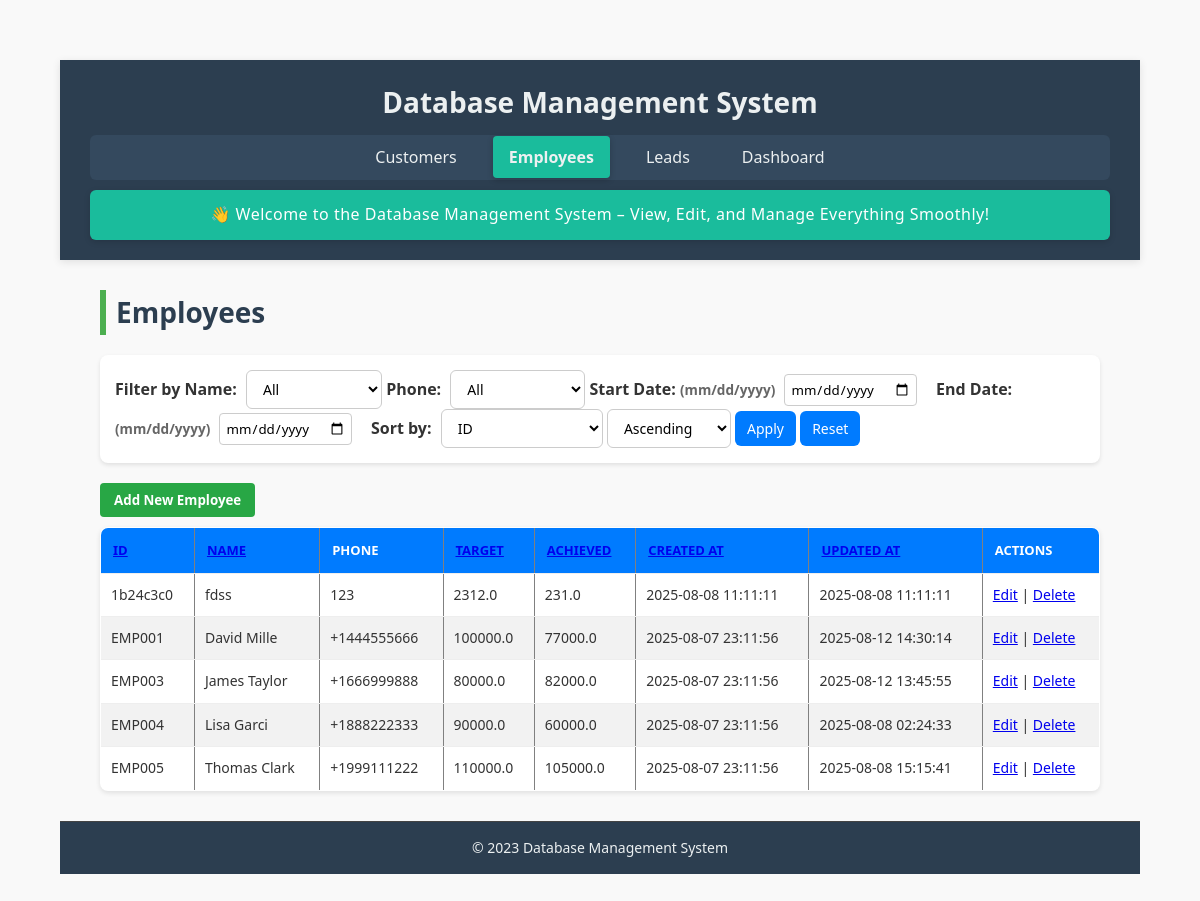
Page /employees on the earlier database version.
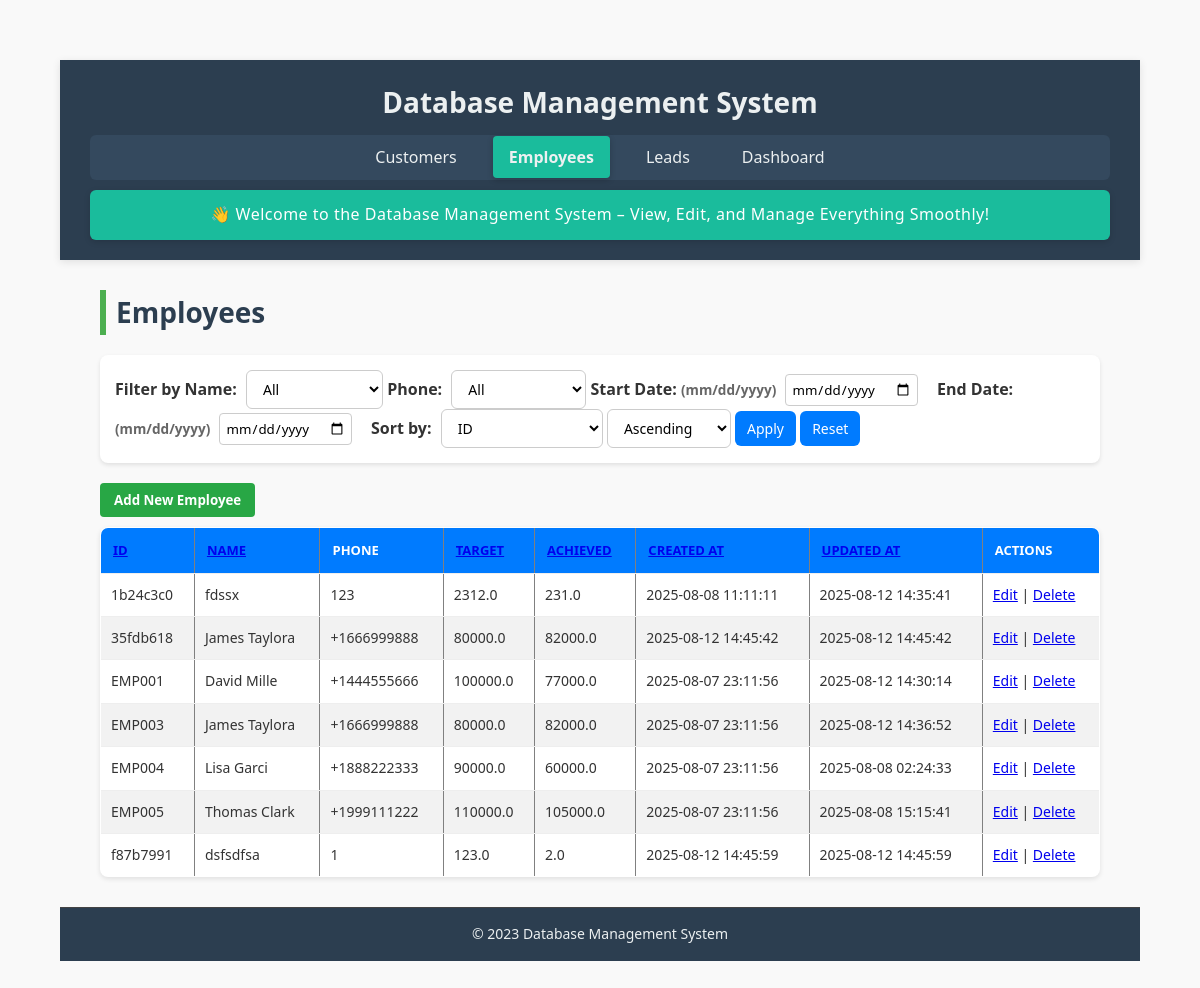
Same page on the later database version.
### tables this page shows
CREATE TABLE employees (
    empId TEXT PRIMARY KEY,
    empName TEXT NOT NULL,
    phoneNo TEXT,
    targetAmount REAL NOT NULL CHECK (targetAmount >= 0),
    achievedAmount REAL NOT NULL CHECK (achievedAmount >= 0),
    createdAt TEXT DEFAULT CURRENT_TIMESTAMP,
    updatedAt TEXT DEFAULT CURRENT_TIMESTAMP
);

### app.py (the view)
@app.route('/employees')
def employees():
    filters = {
        'empName': request.args.get('empName', ''),
        'phoneNo': request.args.get('phoneNo', ''),
        'start_date': request.args.get('start_date', ''),
        'end_date': request.args.get('end_date', '')
    }
    sort_by = request.args.get('sort_by', 'empId')
    sort_order = request.args.get('sort_order', 'asc')
    query = "SELECT * FROM employees WHERE 1=1"
    params = []
    for col in ['empName', 'phoneNo']:
        val = filters[col]
        if val:
            query += f" AND {col} = ?"
            params.append(val)
    if filters['start_date']:
        query += " AND DATE(createdAt) >= ?"
        params.append(filters['start_date'])
    if filters['end_date']:
        query += " AND DATE(createdAt) <= ?"
        params.append(filters['end_date'])
    query += f" ORDER BY {sort_by} {sort_order.upper()}"
    with closing(get_db_connection()) as conn:
        with closing(conn.cursor()) as cursor:
            cursor.execute(query, params)
            employees = cursor.fetchall()
            column_values = {
                'empName': [row['empName'] for row in conn.execute("SELECT DISTINCT empName FROM employees")],
                'phoneNo': [row['phoneNo'] for row in conn.execute("SELECT DISTINCT phoneNo FROM employees")]
            }
    return render_template('employees.html',
                         employees=employees,
                         filters=filters,
                         sort_by=sort_by,
                         sort_order=sort_order,
                         column_values=column_values)

### app.py (called while the page is built)
def get_db_connection():
    conn = sqlite3.connect(DATABASE, timeout=10)
    conn.row_factory = sqlite3.Row
    conn.execute("PRAGMA journal_mode=WAL")
    return conn

### templates/employees.html (shortened to what this page needs)
{% extends "base.html" %}
{% block content %}
<h2>Employees</h2>
<form method="get" action="{{ url_for('employees') }}">
    <div>
        <label>Filter by Name:</label>
        <select name="empName">
            <option value="">All</option>
        </select>
        <label>Phone:</label>
        <select name="phoneNo">
            <option value="">All</option>
        </select>
        <label style="margin-right: 5px; font-weight: bold;">
            Start Date:
            <span style="font-size: 0.85em; color: #666;">(mm/dd/yyyy)</span>
        </label>
        <input type="date" name="start_date" value="{{ filters.start_date }}"
            style="padding: 5px; margin-right: 15px; border-radius: 4px; border: 1px solid #ccc;">
        <label style="margin-right: 5px; font-weight: bold;">
            End Date:
            <span style="font-size: 0.85em; color: #666;">(mm/dd/yyyy)</span>
        </label>
        <input type="date" name="end_date" value="{{ filters.end_date }}"
            style="padding: 5px; margin-right: 15px; border-radius: 4px; border: 1px solid #ccc;">
        <label>Sort by:</label>
        <select name="sort_by">
            <option value="empId" {% if sort_by=='empId' %}selected{% endif %}>ID</option>
        </select>
        <select name="sort_order">
            <option value="asc" {% if sort_order=='asc' %}selected{% endif %}>Ascending</option>
        </select>
        <button type="submit">Apply</button>
        <a href="{{ url_for('employees') }}"><button type="button">Reset</button></a>
    </div>
</form>
<div style="margin: 10px 0;">
    <a href="{{ url_for('add_employee') }}">
        <button type="button"
            style="background-color: #28a745; color: white; padding: 8px 14px; border: none; border-radius: 4px; cursor: pointer; font-weight: bold;"
            onmouseover="this.style.backgroundColor='#218838'" onmouseout="this.style.backgroundColor='#28a745'">
            Add New Employee
        </button>
    </a>
</div>
<table border="1">
    <thead>
        <tr>
            <th>
                <a
                    href="{{ url_for('employees') }}?empName={{ filters.empName }}&phoneNo={{ filters.phoneNo }}&start_date={{ filters.start_date }}&end_date={{ filters.end_date }}&sort_by=empId&sort_order={{ 'asc' if sort_order == 'desc' else 'desc' }}">ID</a>
            </th>
            <th>
                <a
                    href="{{ url_for('employees') }}?empName={{ filters.empName }}&phoneNo={{ filters.phoneNo }}&start_date={{ filters.start_date }}&end_date={{ filters.end_date }}&sort_by=empName&sort_order={{ 'asc' if sort_order == 'desc' else 'desc' }}">Name</a>
            </th>
            <th>Phone</th>
            <th>
                <a
                    href="{{ url_for('employees') }}?empName={{ filters.empName }}&phoneNo={{ filters.phoneNo }}&start_date={{ filters.start_date }}&end_date={{ filters.end_date }}&sort_by=targetAmount&sort_order={{ 'asc' if sort_order == 'desc' else 'desc' }}">Target</a>
            </th>
            <th>
                <a
                    href="{{ url_for('employees') }}?empName={{ filters.empName }}&phoneNo={{ filters.phoneNo }}&start_date={{ filters.start_date }}&end_date={{ filters.end_date }}&sort_by=achievedAmount&sort_order={{ 'asc' if sort_order == 'desc' else 'desc' }}">Achieved</a>
            </th>
            <th>
                <a
                    href="{{ url_for('employees') }}?empName={{ filters.empName }}&phoneNo={{ filters.phoneNo }}&start_date={{ filters.start_date }}&end_date={{ filters.end_date }}&sort_by=createdAt&sort_order={{ 'asc' if sort_order == 'desc' else 'desc' }}">Created
                    At</a>
            </th>
            <th>
                <a
                    href="{{ url_for('employees') }}?empName={{ filters.empName }}&phoneNo={{ filters.phoneNo }}&start_date={{ filters.start_date }}&end_date={{ filters.end_date }}&sort_by=updatedAt&sort_order={{ 'asc' if sort_order == 'desc' else 'desc' }}">Updated
                    At</a>
            </th>
            <th>Actions</th>
        </tr>
    </thead>
    <tbody>
        {% for employee in employees %}
        <tr>
            <td>{{ employee.empId }}</td>
            <td>{{ employee.empName }}</td>
            <td>{{ employee.phoneNo or '' }}</td>
            <td>{{ employee.targetAmount }}</td>
            <td>{{ employee.achievedAmount }}</td>
            <td>{{ employee.createdAt }}</td>
            <td>{{ employee.updatedAt }}</td>
            <td>
                <a href="{{ url_for('edit_employee', emp_id=employee.empId) }}">Edit</a> |
                <a href="{{ url_for('delete_employee', emp_id=employee.empId) }}"
                    onclick="return confirm('Delete this employee?')">Delete</a>
            </td>
        </tr>
        {% endfor %}
    </tbody>
</table>
{% endblock %}

### templates/base.html (shortened to what this page needs)
<!DOCTYPE html>
<html lang="en">
<head>
    <link rel="stylesheet" href="{{ url_for('static', filename='style.css') }}">
    <link rel="stylesheet" href="{{ url_for('static', filename='customers.css') }}">
    <link rel="stylesheet" href="{{ url_for('static', filename='employees.css') }}">
    <link rel="stylesheet" href="{{ url_for('static', filename='dashboard.css') }}">
</head>
<body>
    <header class="header">
        <h1>Database Management System</h1>
        <nav class="navbar">
            <ul>
                <li>
                    <a href="{{ url_for('customers') }}"
                        class="{% if request.endpoint == 'customers' %}active{% endif %}">
                        Customers
                    </a>
                </li>
                <li>
                    <a href="{{ url_for('employees') }}"
                        class="{% if request.endpoint == 'employees' %}active{% endif %}">
                        Employees
                    </a>
                </li>
                <li>
                    <a href="{{ url_for('leads') }}" class="{% if request.endpoint == 'leads' %}active{% endif %}">
                        Leads
                    </a>
                </li>
                <li>
                    <a href="{{ url_for('dashboard') }}"
                        class="{% if request.endpoint == 'dashboard' %}active{% endif %}">
                        Dashboard
                    </a>
                </li>
            </ul>
        </nav>
        <section class="welcome-banner">
            <p>👋 Welcome to the Database Management System – View, Edit, and Manage Everything Smoothly!</p>
        </section>
    </header>
    <main class="main-content">
        {% block content %}{% endblock %}
    </main>
    <footer class="footer">
        <p>&copy; 2023 Database Management System</p>
    </footer>
</body>
</html>

### static/style.css (style rules this page uses)
* { margin: 0; padding: 0; box-sizing: border-box; }
body { font-family: 'Segoe UI', Tahoma, Geneva, Verdana, sans-serif; line-height: 1.6; background-color: #f8f9fa; color: #333; min-height: 100vh; display: flex; flex-direction: column; }
header { background-color: #2c3e50; color: #ecf0f1; padding: 20px 30px; text-align: center; box-shadow: 0 2px 8px rgba(0, 0, 0, 0.1); }
header h1 { font-size: 28px; margin-bottom: 10px; }
nav ul { list-style: none; display: flex; justify-content: center; gap: 20px; padding: 10px 0; background-color: #34495e; border-radius: 6px; margin-top: 10px; }
nav ul li a { text-decoration: none; color: #ecf0f1; padding: 10px 16px; border-radius: 4px; transition: background-color 0.3s ease; }
nav ul li a.active { background-color: #1abc9c; font-weight: bold; box-shadow: 0 2px 6px rgba(0, 0, 0, 0.2); }
main { flex: 1; padding: 30px 40px; }
footer { background-color: #2c3e50; color: #ecf0f1; text-align: center; padding: 15px 0; font-size: 14px; border-top: 1px solid #444; }
.welcome-banner { background-color: #1abc9c; color: #fff; padding: 12px 20px; text-align: center; font-size: 16px; margin-top: 10px; border-radius: 6px; box-shadow: 0 2px 6px rgba(0, 0, 0, 0.15); }
.welcome-banner p { margin: 0; font-weight: 500; letter-spacing: 0.5px; }

### static/customers.css (style rules this page uses)
* { box-sizing: border-box; margin: 0; padding: 0; font-family: 'Segoe UI', Tahoma, Geneva, Verdana, sans-serif; }
body { background: #f6f9fc; color: #333; padding: 40px; }
h2 { margin-bottom: 25px; font-size: 28px; color: #222; border-left: 6px solid #4CAF50; padding-left: 10px; }
table { width: 100%; border-collapse: collapse; background: #fff; box-shadow: 0 4px 10px rgba(0,0,0,0.05); border-radius: 10px; overflow: hidden; }
thead { background-color: #4CAF50; color: white; }
th, td { padding: 12px 15px; text-align: left; font-size: 14px; border-bottom: 1px solid #eee; }
th { font-weight: 600; text-transform: uppercase; font-size: 13px; }
td:last-child { white-space: nowrap; }

### static/employees.css (style rules this page uses)
body { font-family: Arial, sans-serif; background-color: #f9f9f9; margin: 20px; color: #333; }
h2 { color: #2c3e50; margin-bottom: 20px; }
form { display: flex; flex-wrap: wrap; gap: 15px; align-items: center; background-color: #ffffff; padding: 15px; border-radius: 8px; box-shadow: 0 2px 4px rgba(0,0,0,0.1); margin-bottom: 20px; }
form label { margin-right: 5px; font-weight: bold; }
form select, form button, form a.btn { padding: 8px 12px; font-size: 14px; border: 1px solid #ccc; border-radius: 6px; background-color: white; transition: 0.3s ease; }
form button { background-color: #007BFF; color: white; border: none; cursor: pointer; }
table { width: 100%; border-collapse: collapse; background-color: #ffffff; border-radius: 8px; overflow: hidden; box-shadow: 0 2px 5px rgba(0,0,0,0.1); }
thead { background-color: #007BFF; color: white; }
thead th { padding: 12px; text-align: left; font-weight: bold; }
tbody tr { border-bottom: 1px solid #ddd; }
tbody tr:nth-child(even) { background-color: #f2f2f2; }
tbody td { padding: 10px; }

Differences in the rows shown:
changed employees "1b24c3c0": empName "fdss" → "fdssx"; updatedAt "2025-08-08 11:11:11" → "2025-08-12 14:35:41"
added employees: empId "35fdb618", empName "James Taylora", phoneNo "+1666999888", targetAmount "80000.0", achievedAmount "82000.0", createdAt "2025-08-12 14:45:42", updatedAt "2025-08-12 14:45:42"
changed employees "EMP003": empName "James Taylor" → "James Taylora"; updatedAt "2025-08-12 13:45:55" → "2025-08-12 14:36:52"
added employees: empId "f87b7991", empName "dsfsdfsa", phoneNo "1", targetAmount "123.0", achievedAmount "2.0", createdAt "2025-08-12 14:45:59", updatedAt "2025-08-12 14:45:59"
